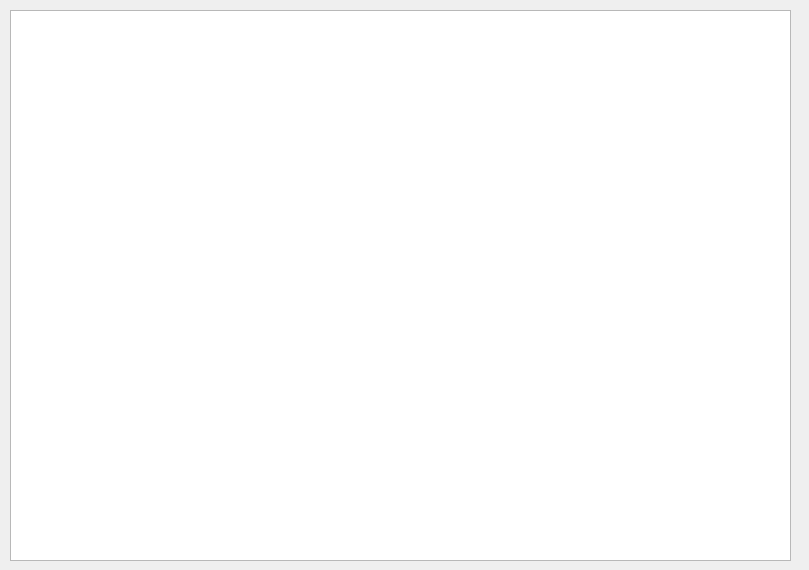
<?xml version="1.0" encoding="UTF-8"?>
<ui version="4.0">
 <class>Tab</class>
 <widget class="QWidget" name="Tab">
  <property name="geometry">
   <rect>
    <x>0</x>
    <y>0</y>
    <width>809</width>
    <height>570</height>
   </rect>
  </property>
  <property name="windowTitle">
   <string>Form</string>
  </property>
  <widget class="QTextEdit" name="textEdit">
   <property name="geometry">
    <rect>
     <x>10</x>
     <y>10</y>
     <width>781</width>
     <height>551</height>
    </rect>
   </property>
  </widget>
 </widget>
 <resources/>
 <connections/>
</ui>
